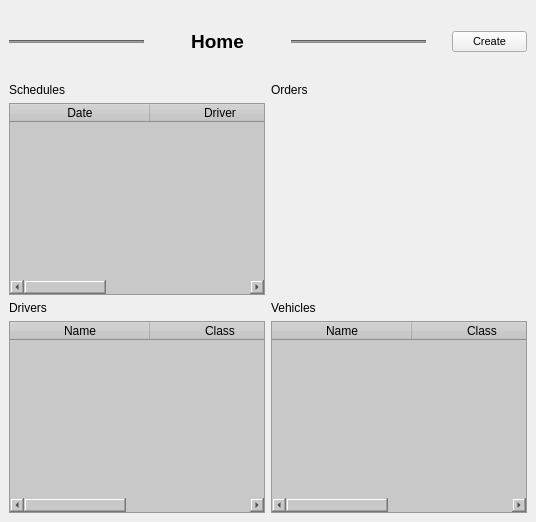
<?xml version="1.0" encoding="UTF-8"?>
<ui version="4.0">
 <class>HomeWidget</class>
 <widget class="QWidget" name="HomeWidget">
  <property name="windowTitle">
   <string>HomeWidget</string>
  </property>
  <layout class="QVBoxLayout" name="verticalLayout">
   <property name="spacing">
    <number>0</number>
   </property>
   <property name="leftMargin">
    <number>0</number>
   </property>
   <property name="topMargin">
    <number>0</number>
   </property>
   <property name="rightMargin">
    <number>0</number>
   </property>
   <property name="bottomMargin">
    <number>0</number>
   </property>
   <item>
    <widget class="QWidget" name="topPanel" native="true">
     <property name="minimumSize">
      <size>
       <width>0</width>
       <height>83</height>
      </size>
     </property>
     <layout class="QHBoxLayout" name="topPanelLayout">
      <item>
       <widget class="Line" name="lline">
        <property name="sizePolicy">
         <sizepolicy hsizetype="Minimum" vsizetype="Fixed">
          <horstretch>0</horstretch>
          <verstretch>0</verstretch>
         </sizepolicy>
        </property>
        <property name="styleSheet">
         <string notr="true">background-color: rgb(140, 140, 140);</string>
        </property>
        <property name="orientation">
         <enum>Qt::Horizontal</enum>
        </property>
       </widget>
      </item>
      <item>
       <widget class="QLabel" name="homeLabel">
        <property name="maximumSize">
         <size>
          <width>180</width>
          <height>16777215</height>
         </size>
        </property>
        <property name="font">
         <font>
          <family>Segoe UI</family>
          <pointsize>14</pointsize>
          <weight>75</weight>
          <bold>true</bold>
         </font>
        </property>
        <property name="styleSheet">
         <string notr="true">color:rgb(0, 0, 0);</string>
        </property>
        <property name="text">
         <string>Home</string>
        </property>
        <property name="alignment">
         <set>Qt::AlignCenter</set>
        </property>
       </widget>
      </item>
      <item>
       <widget class="Line" name="rline">
        <property name="sizePolicy">
         <sizepolicy hsizetype="Minimum" vsizetype="Fixed">
          <horstretch>0</horstretch>
          <verstretch>0</verstretch>
         </sizepolicy>
        </property>
        <property name="styleSheet">
         <string notr="true">background-color: rgb(140, 140, 140);</string>
        </property>
        <property name="frameShadow">
         <enum>QFrame::Sunken</enum>
        </property>
        <property name="orientation">
         <enum>Qt::Horizontal</enum>
        </property>
       </widget>
      </item>
      <item>
       <spacer name="hspacer1">
        <property name="orientation">
         <enum>Qt::Horizontal</enum>
        </property>
        <property name="sizeType">
         <enum>QSizePolicy::Fixed</enum>
        </property>
        <property name="sizeHint" stdset="0">
         <size>
          <width>20</width>
          <height>20</height>
         </size>
        </property>
       </spacer>
      </item>
      <item>
       <widget class="QPushButton" name="createButton">
        <property name="maximumSize">
         <size>
          <width>75</width>
          <height>16777215</height>
         </size>
        </property>
        <property name="font">
         <font>
          <family>Segoe UI</family>
          <pointsize>8</pointsize>
         </font>
        </property>
        <property name="toolTip">
         <string>Create a new schedule</string>
        </property>
        <property name="styleSheet">
         <string notr="true">color:rgb(0, 0, 0);</string>
        </property>
        <property name="text">
         <string>Create</string>
        </property>
        <property name="icon">
         <iconset>
          <normaloff>D:/jacbo/Downloads/create.png</normaloff>D:/jacbo/Downloads/create.png</iconset>
        </property>
       </widget>
      </item>
     </layout>
    </widget>
   </item>
   <item>
    <widget class="QWidget" name="midPanel" native="true">
     <layout class="QGridLayout" name="midPanelLayout">
      <property name="topMargin">
       <number>0</number>
      </property>
      <item row="2" column="2">
       <widget class="QLabel" name="vehiclesLabel">
        <property name="font">
         <font>
          <family>Segoe UI</family>
          <pointsize>9</pointsize>
         </font>
        </property>
        <property name="text">
         <string>Vehicles</string>
        </property>
       </widget>
      </item>
      <item row="0" column="2">
       <widget class="QLabel" name="ordersLabel">
        <property name="font">
         <font>
          <family>Segoe UI</family>
          <pointsize>9</pointsize>
         </font>
        </property>
        <property name="text">
         <string>Orders</string>
        </property>
       </widget>
      </item>
      <item row="0" column="0">
       <widget class="QLabel" name="schedulesLabel">
        <property name="font">
         <font>
          <family>Segoe UI</family>
          <pointsize>9</pointsize>
         </font>
        </property>
        <property name="text">
         <string>Schedules</string>
        </property>
       </widget>
      </item>
      <item row="1" column="2">
       <widget class="QStackedWidget" name="ordersMapTableStacked">
        <property name="currentIndex">
         <number>0</number>
        </property>
        <widget class="QWidget" name="ordersMapPage">
         <layout class="QGridLayout" name="ordersMapPageLayout">
          <property name="leftMargin">
           <number>0</number>
          </property>
          <property name="topMargin">
           <number>0</number>
          </property>
          <property name="rightMargin">
           <number>0</number>
          </property>
          <property name="bottomMargin">
           <number>0</number>
          </property>
          <property name="spacing">
           <number>0</number>
          </property>
          <item row="0" column="0">
           <widget class="QWidget" name="map" native="true">
            <layout class="QVBoxLayout" name="mapLayout">
             <property name="spacing">
              <number>0</number>
             </property>
             <property name="leftMargin">
              <number>0</number>
             </property>
             <property name="topMargin">
              <number>0</number>
             </property>
             <property name="rightMargin">
              <number>0</number>
             </property>
             <property name="bottomMargin">
              <number>0</number>
             </property>
            </layout>
           </widget>
          </item>
         </layout>
        </widget>
        <widget class="QWidget" name="ordersTablePage">
         <layout class="QGridLayout" name="ordersTablePageLayout">
          <property name="leftMargin">
           <number>0</number>
          </property>
          <property name="topMargin">
           <number>0</number>
          </property>
          <property name="rightMargin">
           <number>0</number>
          </property>
          <property name="bottomMargin">
           <number>0</number>
          </property>
          <property name="spacing">
           <number>0</number>
          </property>
          <item row="0" column="0">
           <widget class="QTableWidget" name="ordersTable">
            <property name="styleSheet">
             <string notr="true">background-color: rgb(200, 200, 200);</string>
            </property>
            <property name="editTriggers">
             <set>QAbstractItemView::NoEditTriggers</set>
            </property>
            <property name="selectionBehavior">
             <enum>QAbstractItemView::SelectRows</enum>
            </property>
            <property name="verticalScrollMode">
             <enum>QAbstractItemView::ScrollPerPixel</enum>
            </property>
            <property name="horizontalScrollMode">
             <enum>QAbstractItemView::ScrollPerPixel</enum>
            </property>
            <property name="sortingEnabled">
             <bool>true</bool>
            </property>
            <property name="cornerButtonEnabled">
             <bool>false</bool>
            </property>
            <attribute name="horizontalHeaderDefaultSectionSize">
             <number>140</number>
            </attribute>
            <attribute name="horizontalHeaderStretchLastSection">
             <bool>true</bool>
            </attribute>
            <attribute name="verticalHeaderDefaultSectionSize">
             <number>30</number>
            </attribute>
            <column>
             <property name="text">
              <string>Invoice ID</string>
             </property>
            </column>
            <column>
             <property name="text">
              <string>Name</string>
             </property>
            </column>
            <column>
             <property name="text">
              <string>Phone Number</string>
             </property>
            </column>
            <column>
             <property name="text">
              <string>Description</string>
             </property>
            </column>
           </widget>
          </item>
         </layout>
        </widget>
       </widget>
      </item>
      <item row="1" column="0">
       <widget class="QTableWidget" name="schedulesTable">
        <property name="styleSheet">
         <string notr="true">background-color: rgb(200, 200, 200);</string>
        </property>
        <property name="editTriggers">
         <set>QAbstractItemView::NoEditTriggers</set>
        </property>
        <property name="selectionBehavior">
         <enum>QAbstractItemView::SelectRows</enum>
        </property>
        <property name="verticalScrollMode">
         <enum>QAbstractItemView::ScrollPerPixel</enum>
        </property>
        <property name="horizontalScrollMode">
         <enum>QAbstractItemView::ScrollPerPixel</enum>
        </property>
        <property name="sortingEnabled">
         <bool>true</bool>
        </property>
        <property name="cornerButtonEnabled">
         <bool>false</bool>
        </property>
        <attribute name="horizontalHeaderDefaultSectionSize">
         <number>140</number>
        </attribute>
        <attribute name="horizontalHeaderStretchLastSection">
         <bool>true</bool>
        </attribute>
        <attribute name="verticalHeaderDefaultSectionSize">
         <number>30</number>
        </attribute>
        <column>
         <property name="text">
          <string>Date</string>
         </property>
        </column>
        <column>
         <property name="text">
          <string>Driver</string>
         </property>
        </column>
        <column>
         <property name="text">
          <string>Stops</string>
         </property>
        </column>
        <column>
         <property name="text">
          <string>Total Hrs</string>
         </property>
        </column>
        <column>
         <property name="text">
          <string>Notes</string>
         </property>
        </column>
       </widget>
      </item>
      <item row="3" column="2">
       <widget class="QTableWidget" name="vehiclesTable">
        <property name="styleSheet">
         <string notr="true">background-color: rgb(200, 200, 200);</string>
        </property>
        <property name="editTriggers">
         <set>QAbstractItemView::NoEditTriggers</set>
        </property>
        <property name="selectionBehavior">
         <enum>QAbstractItemView::SelectRows</enum>
        </property>
        <property name="verticalScrollMode">
         <enum>QAbstractItemView::ScrollPerPixel</enum>
        </property>
        <property name="horizontalScrollMode">
         <enum>QAbstractItemView::ScrollPerPixel</enum>
        </property>
        <property name="sortingEnabled">
         <bool>true</bool>
        </property>
        <property name="cornerButtonEnabled">
         <bool>false</bool>
        </property>
        <attribute name="horizontalHeaderDefaultSectionSize">
         <number>140</number>
        </attribute>
        <attribute name="horizontalHeaderStretchLastSection">
         <bool>true</bool>
        </attribute>
        <attribute name="verticalHeaderDefaultSectionSize">
         <number>30</number>
        </attribute>
        <column>
         <property name="text">
          <string>Name</string>
         </property>
        </column>
        <column>
         <property name="text">
          <string>Class</string>
         </property>
        </column>
        <column>
         <property name="text">
          <string>Active</string>
         </property>
        </column>
        <column>
         <property name="text">
          <string>Notes</string>
         </property>
        </column>
       </widget>
      </item>
      <item row="2" column="0">
       <widget class="QLabel" name="driversLabel">
        <property name="font">
         <font>
          <family>Segoe UI</family>
          <pointsize>9</pointsize>
         </font>
        </property>
        <property name="text">
         <string>Drivers</string>
        </property>
       </widget>
      </item>
      <item row="3" column="0">
       <widget class="QTableWidget" name="driversTable">
        <property name="styleSheet">
         <string notr="true">background-color: rgb(200, 200, 200);</string>
        </property>
        <property name="editTriggers">
         <set>QAbstractItemView::NoEditTriggers</set>
        </property>
        <property name="selectionBehavior">
         <enum>QAbstractItemView::SelectRows</enum>
        </property>
        <property name="verticalScrollMode">
         <enum>QAbstractItemView::ScrollPerPixel</enum>
        </property>
        <property name="horizontalScrollMode">
         <enum>QAbstractItemView::ScrollPerPixel</enum>
        </property>
        <property name="sortingEnabled">
         <bool>true</bool>
        </property>
        <property name="cornerButtonEnabled">
         <bool>false</bool>
        </property>
        <attribute name="horizontalHeaderDefaultSectionSize">
         <number>140</number>
        </attribute>
        <attribute name="horizontalHeaderStretchLastSection">
         <bool>true</bool>
        </attribute>
        <attribute name="verticalHeaderDefaultSectionSize">
         <number>30</number>
        </attribute>
        <column>
         <property name="text">
          <string>Name</string>
         </property>
        </column>
        <column>
         <property name="text">
          <string>Class</string>
         </property>
        </column>
        <column>
         <property name="text">
          <string>Active</string>
         </property>
        </column>
        <column>
         <property name="text">
          <string>Notes</string>
         </property>
        </column>
       </widget>
      </item>
     </layout>
    </widget>
   </item>
  </layout>
 </widget>
 <resources/>
 <connections/>
</ui>
